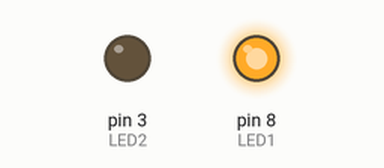
The sketch below on a simulated Arduino Uno, built with avr-gcc and run on an emulated ATmega328P. Shown: output pins drawn as LEDs (lit = HIGH). At 12.0 s the program stops and its outputs stay as they are.

Above: at 0.1 s.
At 3.1 s:
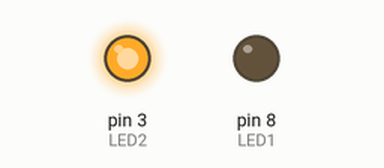
At 5.6 s:
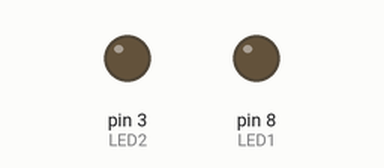
At 12.1 s:
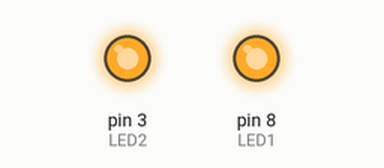
Timing chart, 0 to 13.5 s (numbered marks = the images above):
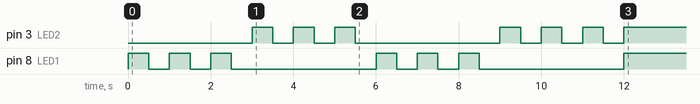

Measured:
- by itself, pin 3 (LED2): LOW → HIGH at 3.0 s, → LOW 0.50 s later, → HIGH 0.50 s later, → LOW 0.50 s later, … (13 changes in this stretch)
- by itself, pin 8 (LED1): LOW → HIGH at 0.00 s, → LOW 0.50 s later, → HIGH 0.50 s later, → LOW 0.50 s later, … (13 changes in this stretch)

The sketch:

led_blink_one_after_one.ino
```cpp
int LED1 = 8;
int LED2 = 3;


void setup() {

  pinMode(LED1, OUTPUT);
  pinMode(LED2, OUTPUT);

}

void loop() {

int i = 3;
int j= 2;
int k = 0;
for(k=0;k<2;k++){

  for(i=1;i<=3;i++){
  digitalWrite(LED1,HIGH);
  delay(500);
  digitalWrite(LED1,LOW);
  delay(500);
}

for(j=1;j<=3;j++){
  digitalWrite(LED2,HIGH);
  delay(500);
  digitalWrite(LED2,LOW);
  delay(500);
}

}
for(i=1;i<=10;i++)
{
digitalWrite(LED1,HIGH);
digitalWrite(LED2,HIGH);
}

exit (0);
}
```
